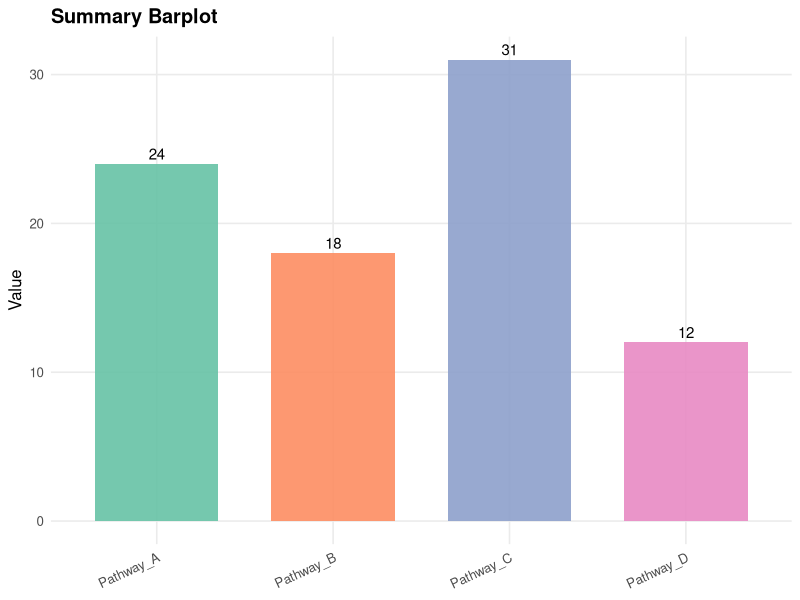

Recreate this plot in R.
#This gives you a summary barplot template for counts, proportions, or pathway/category summaries.
library(readr)
library(dplyr)
library(ggplot2)

dir.create("figures", showWarnings = FALSE)

df <- read_csv("data/barplot_data.csv", show_col_types = FALSE)

p <- ggplot(df, aes(x = category, y = value, fill = category)) +
  geom_col(width = 0.7, alpha = 0.9) +
  geom_text(aes(label = value), vjust = -0.4, size = 3.8) +
  scale_fill_brewer(palette = "Set2") +
  labs(
    title = "Summary Barplot",
    x = NULL,
    y = "Value"
  ) +
  theme_minimal(base_size = 12) +
  theme(
    plot.title = element_text(face = "bold"),
    panel.grid.minor = element_blank(),
    legend.position = "none",
    axis.text.x = element_text(angle = 25, hjust = 1)
  )

ggsave("figures/barplot_template.png", plot = p, width = 7, height = 5, dpi = 300)
